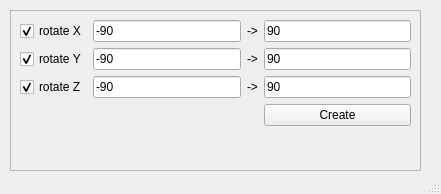
<?xml version="1.0" encoding="UTF-8"?>
<ui version="4.0">
 <class>JT_createTestKeys_window</class>
 <widget class="QMainWindow" name="JT_createTestKeys_window">
  <property name="geometry">
   <rect>
    <x>0</x>
    <y>0</y>
    <width>441</width>
    <height>194</height>
   </rect>
  </property>
  <property name="windowTitle">
   <string>JT_createTestKeys</string>
  </property>
  <widget class="QWidget" name="centralwidget">
   <widget class="QFrame" name="frame_2">
    <property name="geometry">
     <rect>
      <x>10</x>
      <y>10</y>
      <width>411</width>
      <height>161</height>
     </rect>
    </property>
    <property name="frameShape">
     <enum>QFrame::StyledPanel</enum>
    </property>
    <property name="frameShadow">
     <enum>QFrame::Raised</enum>
    </property>
    <layout class="QGridLayout" name="gridLayout">
     <item row="1" column="3">
      <widget class="QLineEdit" name="JT_createTestKeys_XHigh">
       <property name="text">
        <string>90</string>
       </property>
      </widget>
     </item>
     <item row="2" column="3">
      <widget class="QLineEdit" name="JT_createTestKeys_YHigh">
       <property name="text">
        <string>90</string>
       </property>
      </widget>
     </item>
     <item row="2" column="1">
      <widget class="QLineEdit" name="JT_createTestKeys_YLow">
       <property name="text">
        <string>-90</string>
       </property>
      </widget>
     </item>
     <item row="3" column="1">
      <widget class="QLineEdit" name="JT_createTestKeys_ZLow">
       <property name="text">
        <string>-90</string>
       </property>
      </widget>
     </item>
     <item row="3" column="3">
      <widget class="QLineEdit" name="JT_createTestKeys_ZHigh">
       <property name="text">
        <string>90</string>
       </property>
      </widget>
     </item>
     <item row="1" column="1">
      <widget class="QLineEdit" name="JT_createTestKeys_XLow">
       <property name="text">
        <string>-90</string>
       </property>
      </widget>
     </item>
     <item row="1" column="0">
      <widget class="QCheckBox" name="JT_createTestKeys_X_Check">
       <property name="text">
        <string>rotate X</string>
       </property>
       <property name="checked">
        <bool>true</bool>
       </property>
      </widget>
     </item>
     <item row="2" column="0">
      <widget class="QCheckBox" name="JT_createTestKeys_Y_Check">
       <property name="text">
        <string>rotate Y</string>
       </property>
       <property name="checked">
        <bool>true</bool>
       </property>
      </widget>
     </item>
     <item row="3" column="0">
      <widget class="QCheckBox" name="JT_createTestKeys_Z_Check">
       <property name="text">
        <string>rotate Z</string>
       </property>
       <property name="checked">
        <bool>true</bool>
       </property>
      </widget>
     </item>
     <item row="5" column="1">
      <spacer name="verticalSpacer_3">
       <property name="orientation">
        <enum>Qt::Vertical</enum>
       </property>
       <property name="sizeHint" stdset="0">
        <size>
         <width>20</width>
         <height>40</height>
        </size>
       </property>
      </spacer>
     </item>
     <item row="4" column="3">
      <widget class="QPushButton" name="JT_createTestKeys_button">
       <property name="text">
        <string>Create</string>
       </property>
       <property name="-command" stdset="0">
        <string>JT_createTestKeys_create</string>
       </property>
      </widget>
     </item>
     <item row="1" column="2">
      <widget class="QLabel" name="label_2">
       <property name="text">
        <string>-&gt;</string>
       </property>
      </widget>
     </item>
     <item row="2" column="2">
      <widget class="QLabel" name="label_3">
       <property name="text">
        <string>-&gt;</string>
       </property>
      </widget>
     </item>
     <item row="3" column="2">
      <widget class="QLabel" name="label_4">
       <property name="text">
        <string>-&gt;</string>
       </property>
      </widget>
     </item>
    </layout>
   </widget>
  </widget>
  <widget class="QStatusBar" name="statusbar"/>
 </widget>
 <resources/>
 <connections/>
</ui>
